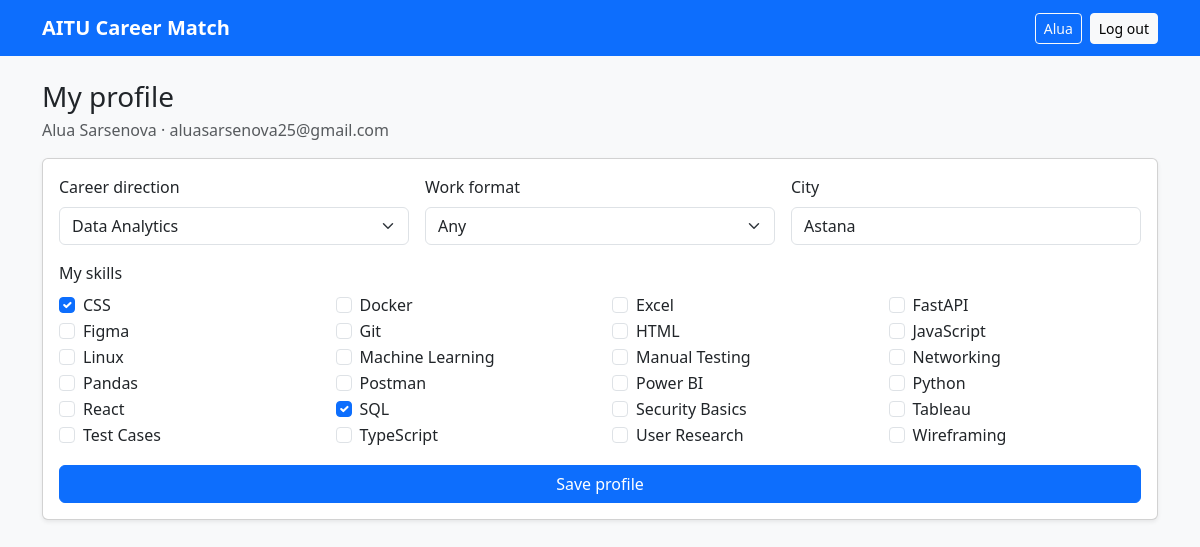
Screenshot of /profile (signed in) with the database file from the repository.
### database.py (models this page shows)
class User(Base):
    __tablename__ = "users"
    id = Column(Integer, primary_key=True)
    email = Column(String, unique=True, nullable=False)
    password_hash = Column(String, nullable=False)
    first_name = Column(String)
    last_name = Column(String)
    role = Column(String, default="student")  # student / employer / admin
    direction = Column(String)
    work_format = Column(String)
    city = Column(String)

class Skill(Base):
    __tablename__ = "skills"
    id = Column(Integer, primary_key=True)
    name = Column(String, unique=True, nullable=False)

### main.py (the view)
@app.get("/profile")
def profile_page(request: Request):
    user_id = request.session.get("user_id")
    if not user_id:
        return RedirectResponse("/login", status_code=303)
    db = SessionLocal()
    try:
        user = db.get(User, user_id)
        return render_profile(request, db, user)
    finally:
        db.close()

### templates/profile.html (shortened to what this page needs)
{% extends "base.html" %}
{% block content %}
<h1 class="h3 mb-1">My profile</h1>
<p class="text-muted">{{ user.first_name }} {{ user.last_name }} · {{ user.email }}</p>
<form method="post" action="/profile" class="card card-body shadow-sm mb-4">
  <div class="row g-3 mb-3">
    <div class="col-md-4">
      <label class="form-label">Career direction</label>
      <select class="form-select" name="direction">
        {% for d in directions %}
          <option value="{{ d }}" {% if d == user.direction %}selected{% endif %}>{{ d }}</option>
        {% endfor %}
      </select>
    </div>
    <div class="col-md-4">
      <label class="form-label">Work format</label>
      <select class="form-select" name="work_format">
        <option value="">Any</option>
      </select>
    </div>
    <div class="col-md-4">
      <label class="form-label">City</label>
      <input class="form-control" name="city" value="{{ user.city or '' }}" placeholder="e.g. Astana">
    </div>
  </div>
  <label class="form-label">My skills</label>
  <div class="row mb-3">
    {% for s in all_skills %}
    <div class="col-6 col-md-3">
      <div class="form-check">
        <input class="form-check-input" type="checkbox" name="skill_ids" value="{{ s.id }}" id="skill{{ s.id }}"
               {% if s.id in my_skill_ids %}checked{% endif %}>
        <label class="form-check-label" for="skill{{ s.id }}">{{ s.name }}</label>
      </div>
    </div>
    {% endfor %}
  </div>
  <button class="btn btn-primary" type="submit">Save profile</button>
</form>
{% endblock %}

### templates/base.html (shortened to what this page needs)
<!DOCTYPE html>
<html lang="en">
<head>
  <link href="https://cdn.jsdelivr.net/npm/bootstrap@5.3.3/dist/css/bootstrap.min.css" rel="stylesheet">
</head>
<body class="bg-light">
  {% include "nav.html" %}
  <div class="container">
    {% block content %}{% endblock %}
  </div>
</body>
</html>

### templates/nav.html
<nav class="navbar navbar-dark bg-primary mb-4">
  <div class="container">
    <a class="navbar-brand fw-bold" href="/">AITU Career Match</a>
    <div class="d-flex gap-2">
      {% if request.session.get('user_id') %}
        <a class="btn btn-outline-light btn-sm" href="/profile">{{ request.session.get('user_name') }}</a>
        <a class="btn btn-light btn-sm" href="/logout">Log out</a>
      {% else %}
        <a class="btn btn-outline-light btn-sm" href="/login">Log in</a>
        <a class="btn btn-light btn-sm" href="/register">Sign up</a>
      {% endif %}
    </div>
  </div>
</nav>

### rows the page displays
User: session.get "Alua", first_name "Alua", last_name "Sarsenova", email "aluasarsenova25@gmail.com", direction "Data Analytics", city "Astana"
Skill: skill_ids "☑", name "CSS"
Skill: name "Docker"
Skill: name "Excel"
Skill: name "FastAPI"
Skill: name "Figma"
Skill: name "Git"
Skill: name "HTML"
Skill: name "JavaScript"
Skill: name "Linux"
Skill: name "Machine Learning"
Skill: name "Manual Testing"
Skill: name "Networking"
Skill: name "Pandas"
Skill: name "Postman"
Skill: name "Power BI"
Skill: name "Python"
Skill: name "React"
Skill: skill_ids "☑", name "SQL"
Skill: name "Security Basics"
Skill: name "Tableau"
Skill: name "Test Cases"
Skill: name "TypeScript"
Skill: name "User Research"
Skill: name "Wireframing"
